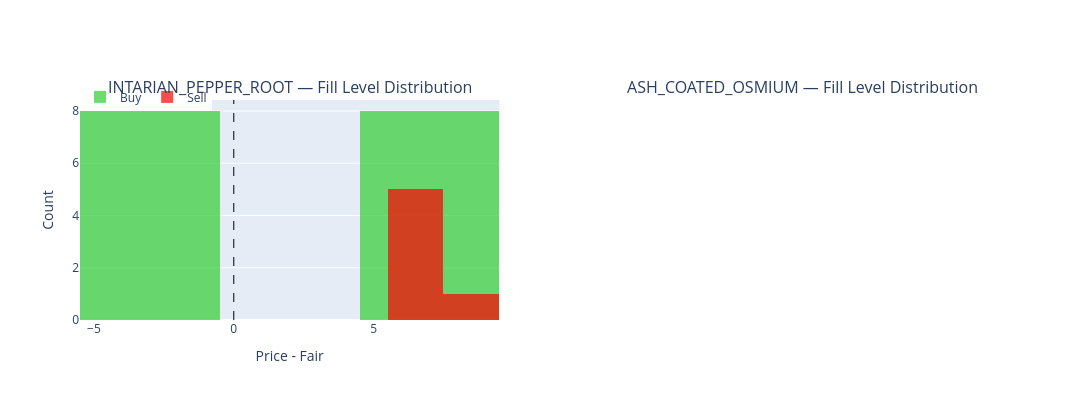

The code cell stored with this chart in its notebook:
### Markdown cell above
### 5c — 成交档位分布（normalized level histogram）

我方成交落在哪些 `price - fair` 档位，和预期策略设计对比。

### Code cell
fig = make_subplots(rows=1, cols=len(products),
                    subplot_titles=[f"{p} — Fill Level Distribution" for p in products])

for i, product in enumerate(products, 1):
    pt = my_with_wm.filter(pl.col("product") == product)
    if pt.height == 0:
        continue

    # norm_level = price - fair; 买入为负 edge，卖出为正 edge
    norm = (pt["price"] - pt["fair"]).to_list()

    # 分 buy/sell 颜色
    buys_norm = pt.filter(pl.col("trade_type") == "my_buy")
    sells_norm = pt.filter(pl.col("trade_type") == "my_sell")

    if buys_norm.height > 0:
        fig.add_trace(go.Histogram(
            x=(buys_norm["price"] - buys_norm["fair"]).to_list(),
            marker_color="limegreen", opacity=0.7, name="Buy", legendgroup="buy",
            showlegend=(i == 1),
        ), row=1, col=i)
    if sells_norm.height > 0:
        fig.add_trace(go.Histogram(
            x=(sells_norm["price"] - sells_norm["fair"]).to_list(),
            marker_color="red", opacity=0.7, name="Sell", legendgroup="sell",
            showlegend=(i == 1),
        ), row=1, col=i)

    fig.add_vline(x=0, line_dash="dash", line_color="black", line_width=1, row=1, col=i)
    fig.update_xaxes(title_text="Price - Fair", row=1, col=i)

fig.update_yaxes(title_text="Count", row=1, col=1)
fig.update_layout(height=400, width=1200, barmode="overlay",
                  legend=dict(orientation="h", y=1.08, x=0))
fig.show()

### Figure 1 — Plotly figure (JSON) as saved in the notebook; plotly's stock layout.template omitted (floating-point values rounded to 4 significant figures)
{"data": [{"legendgroup": "buy", "marker": {"color": "limegreen"}, "name": "Buy", "opacity": 0.7, "showlegend": true, "type": "histogram", "x": [6, 7, 7, 7, 7, 7, 7, 7, -4, -4, -4, -4, -5, -4, -4, -5], "xaxis": "x", "yaxis": "y"}, {"legendgroup": "sell", "marker": {"color": "red"}, "name": "Sell", "opacity": 0.7, "showlegend": true, "type": "histogram", "x": [6, 6, 6, 9, 6, 6], "xaxis": "x", "yaxis": "y"}], "layout": {"annotations": [{"font": {"size": 16}, "showarrow": false, "text": "INTARIAN_PEPPER_ROOT — Fill Level Distribution", "x": 0.225, "xanchor": "center", "xref": "paper", "y": 1, "yanchor": "bottom", "yref": "paper"}, {"font": {"size": 16}, "showarrow": false, "text": "ASH_COATED_OSMIUM — Fill Level Distribution", "x": 0.775, "xanchor": "center", "xref": "paper", "y": 1, "yanchor": "bottom", "yref": "paper"}], "barmode": "overlay", "height": 400, "legend": {"orientation": "h", "x": 0, "y": 1.08}, "shapes": [{"line": {"color": "black", "dash": "dash", "width": 1}, "type": "line", "x0": 0, "x1": 0, "xref": "x", "y0": 0, "y1": 1, "yref": "y domain"}], "width": 1200, "xaxis": {"anchor": "y", "domain": [0, 0.45], "title": {"text": "Price - Fair"}}, "xaxis2": {"anchor": "y2", "domain": [0.55, 1]}, "yaxis": {"anchor": "x", "domain": [0, 1], "title": {"text": "Count"}}, "yaxis2": {"anchor": "x2", "domain": [0, 1]}}}
